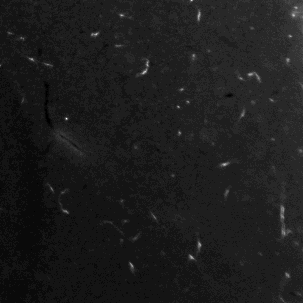
#> input picture TrailMap/data/testing/example-chunk/190524_647_ET100_20HF_LP100_13-36-04-30003.tif, 303 x 303 px
$ python -i Preprocessing.py   (imports and definitions only)
#> lines starting #> are read from the running program, lines starting #| are printed output that depends on the picture
### ClearMap/ImageProcessing/Filter/StructureElement.py
# -*- coding: utf-8 -*-
"""
Routines to generate various structure elements


Structured elements defined by the ``setype`` key include:

.. _StructureElementTypes:

Structure Element Types
-----------------------

=============== =====================================
Type            Descrition
=============== =====================================
``sphere``      Sphere structure
``disk``        Disk structure
=============== =====================================

Note:
    To be extended!

"""
#:copyright: Copyright 2015 by Christoph Kirst, The Rockefeller University, New York City
#:license: GNU, see LICENSE.txt for details.


import numpy as np


def structureElement(setype = 'Disk', sesize = (3,3), ndim = None):
    """Creates specific 2d and 3d structuring elements

    Arguments:
        setype : str
            structure element type, see :ref:`StructureElementTypes`
        sesize : array or tuple
            size of the structure element

    Returns:
        array
            structure element
    """

    sesize = np.array([sesize]).flatten();

    if ndim is None:
      ndim = len(sesize);
    else:
      sesize = np.pad(sesize[:ndim], (0, max(0, ndim - len(sesize))), 'wrap');


    if ndim == 1:
      sesize = (sesize[0], sesize[0]);
      ndim = 2;

    if ndim == 2:
        return structureElement2D(setype, sesize);
    else:
        return structureElement3D(setype, sesize);


def structureElementOffsets(sesize):
    """Calculates offsets for a structural element given its size

    Arguments:
        sesize (array or tuple): size of the structure element

    Returns:
        array: offsets to center taking care of even/odd ummber of elements
    """

    sesize = np.array([sesize]).flatten();
    ndim = len(sesize);

    o = np.array(((0,0),(0,0), (0,0)));

    for i in range(0, ndim):
        if sesize[i] % 2 == 0:
            o[i,0] = sesize[i]/2;
            o[i,1] = sesize[i]/2 - 1 + 1;
        else:
            o[i,0] = (sesize[i]-1)/2;
            o[i,1] = o[i,0] + 1;

    return o.astype('int');


# [45 lines left out: function structureElement2D, not called in this run]


def structureElement3D(setype = 'Disk', sesize = (3,3,3)):
    """Creates specific 3d structuring elements

    Arguments:
        setype (str): structure element type, see :ref:`StructureElementTypes`
        sesize (array or tuple): size of the structure element

    Returns:
        array: structure element
    """

    setype = setype.lower();

    if len(sesize) != 3:
        raise RuntimeError('structureElement3D: sesize is not 3d');

    o = structureElementOffsets(sesize);
    omax = o.max(axis=1);
    sesize = np.array(sesize);

    if setype == 'sphere':
        g = np.mgrid[-o[0,0]:o[0,1], -o[1,0]:o[1,1], -o[2,0]:o[2,1]];
        add = ((sesize + 1) % 2) / 2.;
        x = g[0,:,:,:] + add[0];
        y = g[1,:,:,:] + add[1];
        z = g[2,:,:,:] + add[2];

        se = 1 - (x * x / (omax[0] * omax[0]) + y * y / (omax[1] * omax[1]) + z * z / (omax[2] * omax[2]));
        se[se < 0] = 0;
        return se / se.sum();

    elif setype == 'disk':

        g = np.mgrid[-o[0,0]:o[0,1], -o[1,0]:o[1,1], -o[2,0]:o[2,1]];
        add = ((sesize + 1) % 2) / 2.;
        x = g[0,:,:,:] + add[0];
        y = g[1,:,:,:] + add[1];
        z = g[2,:,:,:] + add[2];

        se = 1 - (x * x / (omax[0] * omax[0]) + y * y / (omax[1] * omax[1]) + z * z / (omax[2] * omax[2]));
        se[se < 0] = 0;
        se[se > 0] = 1;
        return se.astype('int');

    else:
        return np.ones(sesize);


### ClearMap/ParallelProcessing/SharedMemoryManager.py
#!/usr/bin/env python2
# -*- coding: utf-8 -*-
"""
Shared memory numpy array manager for parallel processing

Based on code by Martin Preinfalk
"""
__author__    = 'Christoph Kirst <ckirst@rockefeller.edu>'
__license__   = 'MIT License <http://www.opensource.org/licenses/mit-license.php>'
__copyright__ = 'Copyright (c) 2017 by Christoph Kirst, The Rockefeller University, New York City'


import multiprocessing

import ClearMap.ParallelProcessing.SharedMemory as shm
from ClearMap.ParallelProcessing.SharedMemory import isShared, asShared, cType, base


class SharedMemmoryManager:
  """SharedMemmoryManager provides handles to shared numpy arrays fur use with map in multiprocessing"""

  _initSize = 32
  """Initial number of shared arrays"""

  _instance = None
  """Pointer to global instance"""

  def __new__(cls, *args, **kwargs):
    if not cls._instance:
      cls._instance = super(SharedMemmoryManager, cls).__new__(cls, *args, **kwargs)
    return cls._instance


  def __init__(self):
    self.lock = multiprocessing.Lock()
    self.cur = 0
    self.cnt = 0
    self.arrays = [None] * SharedMemmoryManager._initSize


  # [47 lines left out: functions freeHandle, _create, _insert, _free, _clean, not called in this run]

  def _get(self, i):
    return self.arrays[i]


  # [5 lines left out: function instance, not called in this run]


  @staticmethod
  def create(*args, **kwargs):
    return SharedMemmoryManager.instance()._create(*args, **kwargs)


  @staticmethod
  def insert(*args, **kwargs):
    return SharedMemmoryManager.instance()._insert(*args, **kwargs)


  @staticmethod
  def get(*args, **kwargs):
    return SharedMemmoryManager.instance()._get(*args, **kwargs)


  @staticmethod
  def free(*args, **kwargs):
    return SharedMemmoryManager.instance()._free(*args, **kwargs)

  @staticmethod
  def clean(*args, **kwargs):
    return SharedMemmoryManager.instance()._clean(*args, **kwargs)


# Initialize the main instance and global routines
manager = SharedMemmoryManager()


def create(*args, **kwargs):
  return manager.create(*args, **kwargs)


def get(*args, **kwargs):
  return manager.get(*args, **kwargs)


def insert(*args, **kwargs):
  return manager.insert(*args, **kwargs)


def free(*args, **kwargs):
  return manager.free(*args, **kwargs)


def clean(*args, **kwargs):
  return manager.clean(*args, **kwargs)


# [23 lines that do not run on import are left out]

### ClearMap/ImageProcessing/Preprocessing.py
# -*- coding: utf-8 -*-
"""
Preprocessing Pipelines
"""
__author__    = 'Christoph Kirst <ckirst@rockefeller.edu>'
__license__   = 'MIT License <http://www.opensource.org/licenses/mit-license.php>'
__copyright__ = 'Copyright 2017 by Christoph Kirst, The Rockefeller University, New York City'

import numpy as np;

from scipy import ndimage as ndi

import skimage.filters.rank as rnk;

import ClearMap.ImageProcessing.Filter.Rank as rnk3d

from ClearMap.ImageProcessing.Filter.StructureElement import structureElement;


# [100 lines left out: functions percentile, autolevel, threshold_local, preprocess_old, not called in this run]


import scipy.ndimage.morphology as morph

def cleanBinary(source, sink = None, erosionSize = 3, dilationSize = 5, fill = True):

  # morphological erosion -> get rid of small individual pizel
  if erosionSize is not None:
    tmp = np.empty_like(source, order = 'A');
    struct = structureElement(setype = 'Disk', sesize = [erosionSize]*3);
    morph.binary_erosion(source, output = tmp, structure = struct);
  else:
    tmp = source;

  # morphological dilation -> fill gaps
  if sink is None:
    sink = np.empty_like(source, order = 'A');

  if dilationSize is not None:
    struct = structureElement(setype = 'Disk', sesize = [dilationSize]*3);
    morph.binary_dilation(tmp, output = sink, structure = struct);
  else:
    sink[:] = tmp;
  tmp = [];

  #fill holes
  if fill:
    morph.binary_fill_holes(sink, output = sink);

  return sink;


import ClearMap.ImageProcessing.Filter.Clip.Clip as clp

# [32 lines left out: function preprocess, not called in this run]


import ClearMap.ImageProcessing.Filter.Curvature as cur

# [111 lines left out: functions binarize, binarize_arteries, fill, not called in this run]


import ClearMap.ParallelProcessing.SharedMemoryProcessing as smm

# [4 lines left out: function multiFill, not called in this run]


import sys

from ClearMap.Utils.Timer import Timer;

import cv2

# [110 lines left out: functions removeBackgroundCV2, preprocessBC, not called in this run]

>>> import cv2
>>> picture = cv2.imread('../../TrailMap/data/testing/example-chunk/190524_647_ET100_20HF_LP100_13-36-04-30003.tif')
#> picture is the input picture: shape (303, 303, 3); min 3, max 28, mean 5.8
>>> result = cleanBinary(picture)
#> in cleanBinary, `morph.binary_dilation(tmp, output = sink, structure = struct);`:
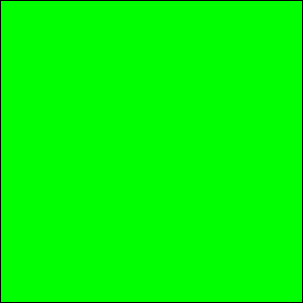
#> tmp: shape (303, 303, 3); mean of channels 0, 1, 2 0, 0.987, 0; drawn with 1 as white
#> in cleanBinary, `morph.binary_fill_holes(sink, output = sink);`: sink: shape (303, 303, 3); every value is 1
